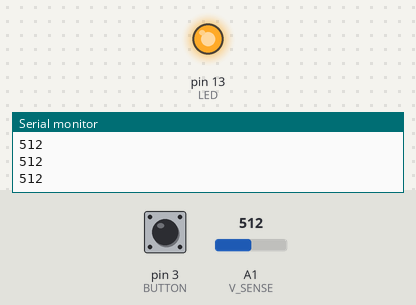
Bench run of a sketch on a simulated Arduino Uno, built with avr-gcc and run on an emulated ATmega328P. Shown: output pins drawn as LEDs (lit = HIGH), the last lines printed to the serial monitor. Dashed ring = blinking. The test bench sets the inputs (shaded band); at power-on: pin 3 (BUTTON) HIGH, A1 (V_SENSE) = 512. EEPROM starts erased; pins used as bus, display or sensor lines are not drawn.

Above: at 1.4 s.
1.5 s: pin 3 (BUTTON) pulled LOW for 3.2 s
At 3.1 s:
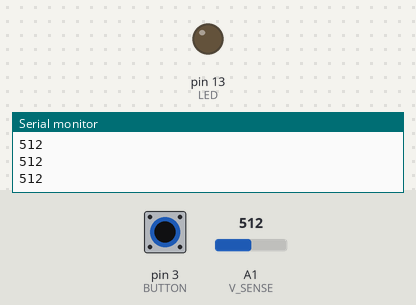
6.2 s: pin 3 (BUTTON) pulled LOW for 0.15 s
At 7.2 s:
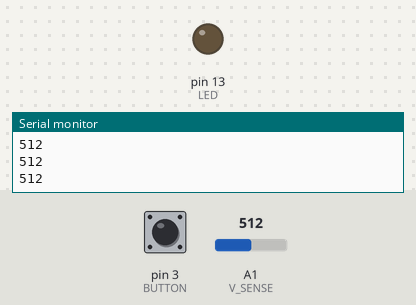
7.8 s: A1 (V_SENSE) set to 498
At 10.7 s:
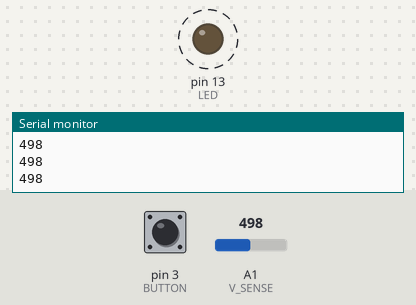
10.8 s: A1 (V_SENSE) set to 511
At 11.9 s:
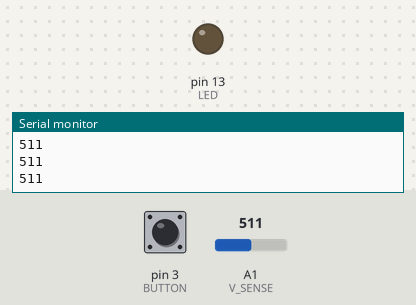
Timing chart, 0 to 13.3 s (numbered marks = the images above; inputs shaded):
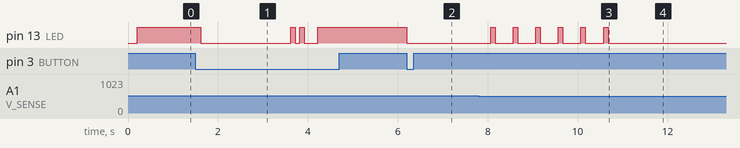

The sketch:

Touchy.ino
```cpp
/*
 * derived from a "flashy" LVD circuit: http://austindavid/lvd
 * Austin David, austin@austindavid.com 6 Sept 2013
 *               updated 16 Apr 2016
 * (cc)
 *
 * Calibration code borrows from
 * http://www.re-innovation.co.uk/web12/index.php/en/information/electronics-information/accurate-voltage-measurement
 *
 *
 * This is specifically for the LVD hardware at https://oshpark.com/shared_projects/1gKnngEO
 */

/*
 * The ADC is fed wth a voltage divider, 10k + 49.9k
 * Ideal voltage conversion:
 * ADC = Vin * (10 / (10 + 49.9)) / 5 * 1024
 *
 * 11.3v -> ADC @ 387
 * 10.5v -> ADC @ 359
 *
 * YMMV :)  These values are pretty wrong on a breadboard (lots of weird
 * resistances), but work great on a tight soldered protoboard.
 *
 * Make one, ground the debug pin, and check the values; reprogram if needed.
 *
 *
 * For the new PCB LVD, 10k + 33k @ 3.3v VCC
 *   ADC = Vin * (10/(10+33)) / 3.3 * 1024
 * scale = 72.16
 * 12.0 -> 866
 * 11.5 -> 829
 * 11.0 -> 794
 *
 *
 * Usage / tuning:
 *   Connect the input voltage
 *   set the input to the "turn me on" level -- fully charged battery or whatever
 *   turn the LVD "off" (press the button briefly to get the LED to illuminate)
 *   while LVD is off (LED is illuminated), press & hold the button
 *     LED turns off, LVD switches on
 *     after 2s, LED flashes twice
 *     this new level is saved permanently
 *   set the input voltage to the "turn me off" level -- for SLA this is ~ 12v,
 *     but use whatever is appropriate for the application
 *   turn the LVD "on" (press the button briefly to extinguish the LED, if needed)
 *   while the LVD is on (LED is extinguised) press & hold the button
 *     LED turns on, LVD turns off
 *     after 2s (still holding) LED flashes twice
 *     this new level is saved permanently.
 *
 *   After this procedure the LVD will turn on & off at these levels.
 */

#define VREF_ADDY 10
#define LOW_ADDY  0
#define HIGH_ADDY (LOW_ADDY + sizeof(int))
#include <EEPROM.h>
#include "elapsedMillis.h"

#define VOLTAGE_SCALE        72.16
#define VOLTAGE_HIGH         12.6
#define VOLTAGE_LOW          11.5

#define HYSTERESIS           2000  // ms (2s)
#define LOW_TIMEOUT          30000 // ms (30s)


float v_scale = VOLTAGE_SCALE;
float v_high = VOLTAGE_HIGH * v_scale;
float v_low = VOLTAGE_LOW * v_scale;


/*
 * ATtiny45 don't have hardware serial (or, I don't use it) and have
 * different pin layouts from a typical Uno dev board
 */

#ifdef __AVR_ATtiny45__
#define ATTINY
#endif

#ifdef __AVR_ATtiny85__
#define ATTINY
#endif

// ATMEL ATTINY45 / ARDUINO
//
//                  +-\/-+
// Ain0 (D 5) PB5  1|    |8  Vcc
// Ain3 (D 3) PB3  2|    |7  PB2 (D 2) Ain1
// Ain2 (D 4) PB4  3|    |6  PB1 (D 1) pwm1
//            GND  4|    |5  PB0 (D 0) pwm0
//                  +----+


#define BUTTON   3 // DIP 2
#define V_SENSE A1 // DIP 7
#define LED      4 // DIP 2
#define RELAY    0 // DIP 5

#ifndef ATTINY     // Arduino UNO or other board
#define LED   13   // the built-in LED on an Uno
#endif

// #define TESTING


/*
 * int sampleVoltage(byte pin)
 *
 * returns the average ADC reading from
 * a number of samples over time;
 * used to smooth out noisy readings
 */
#define NUMBER_OF_SAMPLES 20
#define DELAY_BETWEEN_SAMPLES 10 // ms
int sampleVoltage(byte pin) {
  int voltage, sum;
  sum = 0;
  for (int i = 0; i < NUMBER_OF_SAMPLES; i++) {
    sum += analogRead(pin);
    delay(DELAY_BETWEEN_SAMPLES);
  }
  voltage = sum / NUMBER_OF_SAMPLES;
  return voltage;
} // int sampleVoltage(byte pin)


/*
 * flashes the pin some number of times
 */
void flash(byte pin, byte nr_flashes) {
  bool prevState = digitalRead(pin);

  for (byte i = 0; i < nr_flashes; i++) {
    digitalWrite(pin, !prevState);
    delay(100);
    digitalWrite(pin, prevState);
    delay(100);
  }
} // flash(pin, nr_flashes)


/*
 * read a previously saved calibration level
 */
void read_calibration(void) {
  int low, high;
  EEPROM.get(LOW_ADDY, low);
  EEPROM.get(HIGH_ADDY, high);

  // valid range is 300-1024, which is about 4-14v
  if (low > 300 && low < 1024) {
    v_low = low;
  }

  if (high > 300 && high < 1024) {
    v_high = high;
  }
} // read_calibration()


void saveVoltage(bool state, int newVoltage) {
  if (state == LOW) {
    EEPROM.put(LOW_ADDY, newVoltage);
    v_low = newVoltage;
  } else {
    EEPROM.put(HIGH_ADDY, newVoltage);
    v_high = newVoltage;
  }

  flash(LED, 2);
} // saveVoltage(state, level)


byte state = LOW;
void setLVD(bool newState) {
  state = newState;
  digitalWrite(LED, !newState);
  digitalWrite(RELAY, newState);
} // void setLVD(byte newState)


void tweakLVD(bool newState, int voltage) {
  setLVD(newState); // invert state
  // save this voltage temporarily
  if (newState == HIGH) {
    v_high = voltage;
    // low will be at least 0.1v under
    v_low = min(v_low, voltage - 0.1*VOLTAGE_SCALE);
  } else {
    v_low = voltage;
    // high will be at least 0.1v over
    v_high = max(v_high, voltage + 0.1*VOLTAGE_SCALE);
  }
} // tweakLVD(state, voltage)


bool isPressed(byte pin, int timeout) {
  elapsedMillis timer = 0;

  while (timer < timeout) {
    if (digitalRead(pin) == LOW) {
      return true;
    }
  }

  return false;
} // isPressed(pin, timeout)


int getPressedDuration(byte pin, int maxTime) {
  elapsedMillis buttonTimer = 0;

  while (digitalRead(pin) == LOW && buttonTimer < maxTime) {
    // nop
  }

  return buttonTimer;
} // int getPressedDuration(pin, maxTime)


// the setup routine runs once when you press reset:
void setup() {
  #ifndef ATTINY
  // initialize serial communication at 9600 bits per second:
  Serial.begin(9600);
  #endif
  pinMode(V_SENSE, INPUT);
  pinMode(RELAY, OUTPUT);
  pinMode(LED, OUTPUT);
  pinMode(BUTTON, INPUT_PULLUP);

  // powerup: state off + quiet
  state = LOW;
  digitalWrite(RELAY, LOW);
  digitalWrite(LED, LOW);

  // read a calibrated value for the ADC
  read_calibration();

  // try to set it "on" *once*
  int voltage = sampleVoltage(V_SENSE);
  if (voltage > v_high) {
    setLVD(HIGH);
  } else {
    setLVD(LOW);
  }
} // setup()


elapsedMillis low_timer = 0;

// the loop routine runs over and over again forever:
void loop() {
  int voltage = sampleVoltage(V_SENSE);

#ifndef ATTINY
  // print out the value you read:
  Serial.println(voltage);
#endif

  if (voltage <= v_low && state == HIGH) {
    if (low_timer >= LOW_TIMEOUT) {
      setLVD(LOW);
      delay(HYSTERESIS); // sleep a little while
    } else {
      flash(LED, 1);
    }
  } else {
    low_timer = 0;
    if (voltage > v_high) {
      setLVD(HIGH);
      delay(HYSTERESIS); // sleep a little while
    }
  }


  // button pressed: toggle
  if (isPressed(BUTTON, 100)) {
    tweakLVD(!state, voltage); // invert state

    // press+hold for ~ 2s to save this level permanently
    if (getPressedDuration(BUTTON, 2000) >= 2000) {
      saveVoltage(state, voltage); // save this new state's level
    }
  }
} // loop()
```

Measured:
- the behaviour switches between 505 and 504 on A1 (V_SENSE) (found by bisection; images 2 and 3)
- after the input at 1.5 s, pin 13 (LED): goes LOW 2.0 s, HIGH 0.10 s, LOW 0.10 s, HIGH 0.10 s, LOW 0.30 s, then HIGH, starting after 0.12 s
- after the input at 6.2 s, pin 13 (LED): HIGH → LOW at once
- after the input at 7.8 s, pin 13 (LED): alternates HIGH for 0.10 s and LOW for 0.40 s, starting after 0.26 s
- after the input at 10.8 s, pin 13 (LED): stops changing and stays LOW
